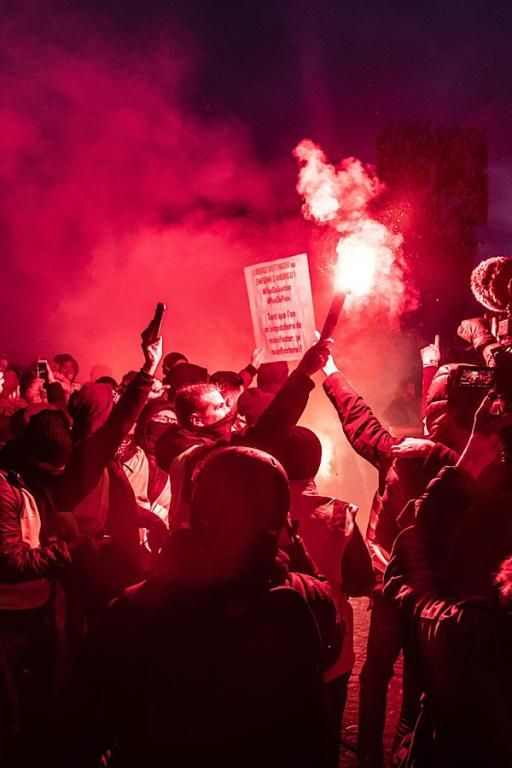
#> input picture pertemuan 6/merah.jpeg, 512 x 768 px
$ python implementasi-LBP.py
#> lines starting #> are read from the running program, lines starting #| are printed output that depends on the picture
import cv2
import numpy as np
from skimage.feature import local_binary_pattern

# Membaca gambar dalam grayscale
image = cv2.imread('merah.jpeg', cv2.IMREAD_GRAYSCALE)
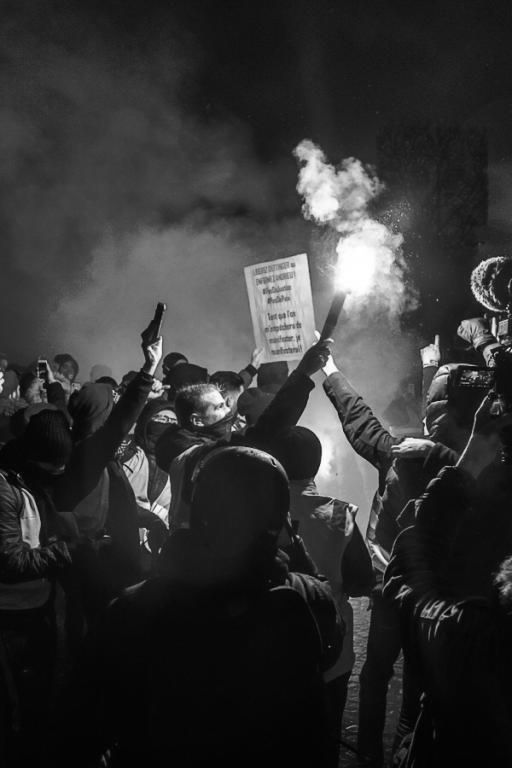
#> image: shape (768, 512); min 0, max 255, mean 51

# Menerapkan Local Binary Pattern
radius = 1
n_points = 8 * radius
lbp = local_binary_pattern(image, n_points, radius, method='uniform')
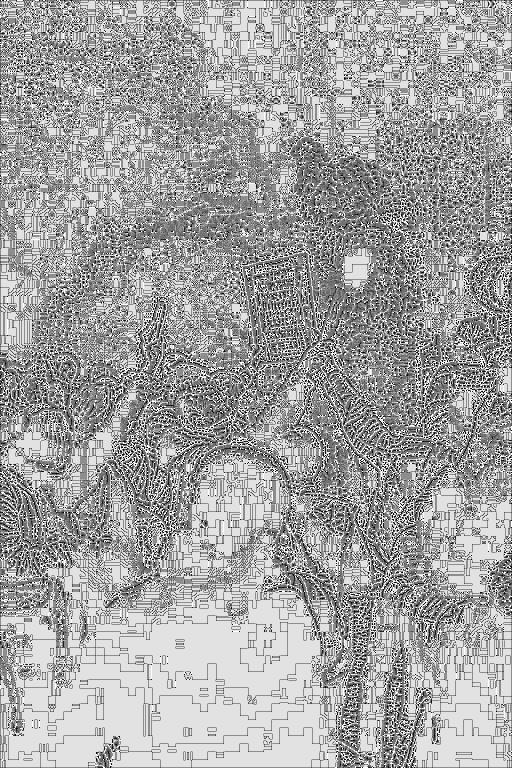
#> lbp: shape (768, 512) float64; min 0, max 9, mean 5.77; drawn with min black and max white

# Normalisasi LBP ke rentang 0-255
lbp_normalized = cv2.normalize(lbp, None, 0, 255, cv2.NORM_MINMAX)

# Mengubah tipe data menjadi uint8
lbp_image = lbp_normalized.astype(np.uint8)

# Menampilkan hasil
cv2.imshow('Local Binary Pattern', lbp_image)
cv2.waitKey(0)
cv2.destroyAllWindows()
